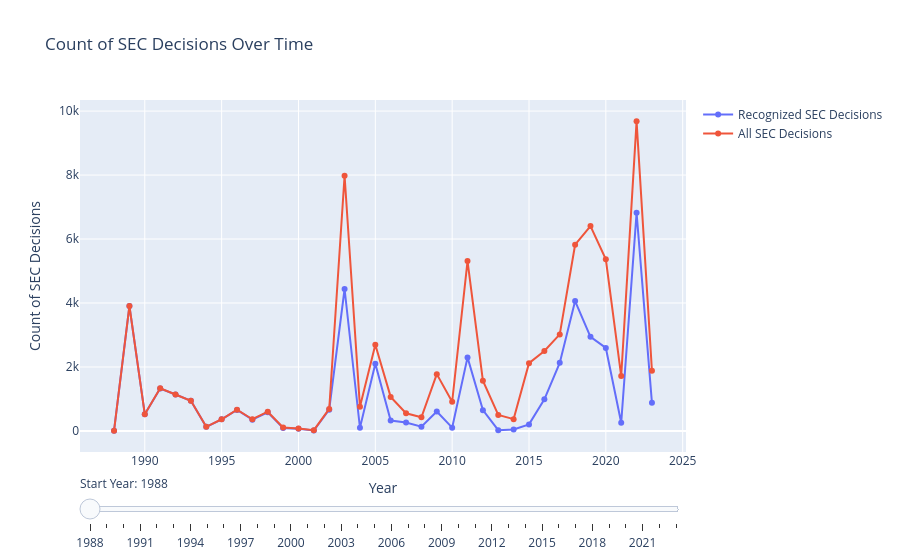

The notebook cell this image was saved under:
### Code cell
import plotly.graph_objects as go
import pandas as pd

# Filter data for decisions recognized (decision=='Reconnue') and SEC peril
recognized_sec_df = df[(df['decision'] == 'Reconnue') & (df['code_peril'] == 'SEC')]

# Filter data for all SEC decisions
all_sec_df = df[df['code_peril'] == 'SEC']

# Count recognized SEC decisions per year
counts_per_year_sec_recognized = recognized_sec_df.groupby('event_year')['decision'].count()

# Count all SEC decisions per year
counts_per_year_sec_all = all_sec_df.groupby('event_year')['decision'].count()

# Create a DataFrame to combine the counts
combined_df = pd.DataFrame({'Recognized SEC': counts_per_year_sec_recognized,
                            'All SEC': counts_per_year_sec_all})

# Create the figure
fig = go.Figure()

# Add lines for recognized and all SEC decisions
fig.add_trace(go.Scatter(x=combined_df.index, y=combined_df['Recognized SEC'],
                           mode='lines+markers', name='Recognized SEC Decisions',
                           visible=True))

fig.add_trace(go.Scatter(x=combined_df.index, y=combined_df['All SEC'],
                           mode='lines+markers', name='All SEC Decisions',
                           visible=True))

# Create year ranges for slider
years = list(range(combined_df.index.min(), combined_df.index.max() + 1))

fig.update_layout(
    title='Count of SEC Decisions Over Time',
    xaxis_title='Year',
    yaxis_title='Count of SEC Decisions',

    sliders=[{
        'steps': [{'method': 'update', 'label': str(year), 'args': [
            {'x': [combined_df.index[combined_df.index >= year].tolist()],
             'x': [combined_df.index[combined_df.index >= year].tolist()]}
        ]} for year in years],
        'currentvalue': {'prefix': 'Start Year: '}
    }]
)

fig.show()

### Figure 1 — Plotly figure (JSON) as saved in the notebook; plotly's stock layout.template omitted (floating-point values rounded to 4 significant figures)
{"data": [{"mode": "lines+markers", "name": "Recognized SEC Decisions", "type": "scatter", "visible": true, "x": [1988, 1989, 1990, 1991, 1992, 1993, 1994, 1995, 1996, 1997, 1998, 1999, 2000, 2001, 2002, 2003, 2004, 2005, 2006, 2007, 2008, 2009, 2010, 2011, 2012, 2013, 2014, 2015, 2016, 2017, 2018, 2019, 2020, 2021, 2022, 2023], "y": [10, 3906, 524, 1327, 1139, 944, 129, 365, 656, 353, 583, 90, 69, 14, 666, 4438, 101, 2102, 326, 263, 133, 609, 103, 2300, 651, 23, 44, 206, 991, 2129, 4061, 2943, 2596, 259, 6820, 880]}, {"mode": "lines+markers", "name": "All SEC Decisions", "type": "scatter", "visible": true, "x": [1988, 1989, 1990, 1991, 1992, 1993, 1994, 1995, 1996, 1997, 1998, 1999, 2000, 2001, 2002, 2003, 2004, 2005, 2006, 2007, 2008, 2009, 2010, 2011, 2012, 2013, 2014, 2015, 2016, 2017, 2018, 2019, 2020, 2021, 2022, 2023], "y": [10, 3907, 524, 1337, 1140, 946, 131, 366, 663, 367, 603, 107, 76, 26, 688, 7978, 758, 2696, 1065, 553, 426, 1777, 913, 5310, 1573, 502, 370, 2120, 2502, 3019, 5822, 6405, 5365, 1717, 9679, 1881]}], "layout": {"sliders": [{"currentvalue": {"prefix": "Start Year: "}, "steps": [{"args": [{"x": [[1988, 1989, 1990, 1991, 1992, 1993, 1994, 1995, 1996, 1997, 1998, 1999, 2000, 2001, 2002, 2003, 2004, 2005, 2006, 2007, 2008, 2009, 2010, 2011, 2012, 2013, 2014, 2015, 2016, 2017, 2018, 2019, 2020, 2021, 2022, 2023]]}], "label": "1988", "method": "update"}, {"args": [{"x": [[1989, 1990, 1991, 1992, 1993, 1994, 1995, 1996, 1997, 1998, 1999, 2000, 2001, 2002, 2003, 2004, 2005, 2006, 2007, 2008, 2009, 2010, 2011, 2012, 2013, 2014, 2015, 2016, 2017, 2018, 2019, 2020, 2021, 2022, 2023]]}], "label": "1989", "method": "update"}, {"args": [{"x": [[1990, 1991, 1992, 1993, 1994, 1995, 1996, 1997, 1998, 1999, 2000, 2001, 2002, 2003, 2004, 2005, 2006, 2007, 2008, 2009, 2010, 2011, 2012, 2013, 2014, 2015, 2016, 2017, 2018, 2019, 2020, 2021, 2022, 2023]]}], "label": "1990", "method": "update"}, {"args": [{"x": [[1991, 1992, 1993, 1994, 1995, 1996, 1997, 1998, 1999, 2000, 2001, 2002, 2003, 2004, 2005, 2006, 2007, 2008, 2009, 2010, 2011, 2012, 2013, 2014, 2015, 2016, 2017, 2018, 2019, 2020, 2021, 2022, 2023]]}], "label": "1991", "method": "update"}, {"args": [{"x": [[1992, 1993, 1994, 1995, 1996, 1997, 1998, 1999, 2000, 2001, 2002, 2003, 2004, 2005, 2006, 2007, 2008, 2009, 2010, 2011, 2012, 2013, 2014, 2015, 2016, 2017, 2018, 2019, 2020, 2021, 2022, 2023]]}], "label": "1992", "method": "update"}, {"args": [{"x": [[1993, 1994, 1995, 1996, 1997, 1998, 1999, 2000, 2001, 2002, 2003, 2004, 2005, 2006, 2007, 2008, 2009, 2010, 2011, 2012, 2013, 2014, 2015, 2016, 2017, 2018, 2019, 2020, 2021, 2022, 2023]]}], "label": "1993", "method": "update"}, {"args": [{"x": [[1994, 1995, 1996, 1997, 1998, 1999, 2000, 2001, 2002, 2003, 2004, 2005, 2006, 2007, 2008, 2009, 2010, 2011, 2012, 2013, 2014, 2015, 2016, 2017, 2018, 2019, 2020, 2021, 2022, 2023]]}], "label": "1994", "method": "update"}, {"args": [{"x": [[1995, 1996, 1997, 1998, 1999, 2000, 2001, 2002, 2003, 2004, 2005, 2006, 2007, 2008, 2009, 2010, 2011, 2012, 2013, 2014, 2015, 2016, 2017, 2018, 2019, 2020, 2021, 2022, 2023]]}], "label": "1995", "method": "update"}, {"args": [{"x": [[1996, 1997, 1998, 1999, 2000, 2001, 2002, 2003, 2004, 2005, 2006, 2007, 2008, 2009, 2010, 2011, 2012, 2013, 2014, 2015, 2016, 2017, 2018, 2019, 2020, 2021, 2022, 2023]]}], "label": "1996", "method": "update"}, {"args": [{"x": [[1997, 1998, 1999, 2000, 2001, 2002, 2003, 2004, 2005, 2006, 2007, 2008, 2009, 2010, 2011, 2012, 2013, 2014, 2015, 2016, 2017, 2018, 2019, 2020, 2021, 2022, 2023]]}], "label": "1997", "method": "update"}, {"args": [{"x": [[1998, 1999, 2000, 2001, 2002, 2003, 2004, 2005, 2006, 2007, 2008, 2009, 2010, 2011, 2012, 2013, 2014, 2015, 2016, 2017, 2018, 2019, 2020, 2021, 2022, 2023]]}], "label": "1998", "method": "update"}, {"args": [{"x": [[1999, 2000, 2001, 2002, 2003, 2004, 2005, 2006, 2007, 2008, 2009, 2010, 2011, 2012, 2013, 2014, 2015, 2016, 2017, 2018, 2019, 2020, 2021, 2022, 2023]]}], "label": "1999", "method": "update"}, {"args": [{"x": [[2000, 2001, 2002, 2003, 2004, 2005, 2006, 2007, 2008, 2009, 2010, 2011, 2012, 2013, 2014, 2015, 2016, 2017, 2018, 2019, 2020, 2021, 2022, 2023]]}], "label": "2000", "method": "update"}, {"args": [{"x": [[2001, 2002, 2003, 2004, 2005, 2006, 2007, 2008, 2009, 2010, 2011, 2012, 2013, 2014, 2015, 2016, 2017, 2018, 2019, 2020, 2021, 2022, 2023]]}], "label": "2001", "method": "update"}, {"args": [{"x": [[2002, 2003, 2004, 2005, 2006, 2007, 2008, 2009, 2010, 2011, 2012, 2013, 2014, 2015, 2016, 2017, 2018, 2019, 2020, 2021, 2022, 2023]]}], "label": "2002", "method": "update"}, {"args": [{"x": [[2003, 2004, 2005, 2006, 2007, 2008, 2009, 2010, 2011, 2012, 2013, 2014, 2015, 2016, 2017, 2018, 2019, 2020, 2021, 2022, 2023]]}], "label": "2003", "method": "update"}, {"args": [{"x": [[2004, 2005, 2006, 2007, 2008, 2009, 2010, 2011, 2012, 2013, 2014, 2015, 2016, 2017, 2018, 2019, 2020, 2021, 2022, 2023]]}], "label": "2004", "method": "update"}, {"args": [{"x": [[2005, 2006, 2007, 2008, 2009, 2010, 2011, 2012, 2013, 2014, 2015, 2016, 2017, 2018, 2019, 2020, 2021, 2022, 2023]]}], "label": "2005", "method": "update"}, {"args": [{"x": [[2006, 2007, 2008, 2009, 2010, 2011, 2012, 2013, 2014, 2015, 2016, 2017, 2018, 2019, 2020, 2021, 2022, 2023]]}], "label": "2006", "method": "update"}, {"args": [{"x": [[2007, 2008, 2009, 2010, 2011, 2012, 2013, 2014, 2015, 2016, 2017, 2018, 2019, 2020, 2021, 2022, 2023]]}], "label": "2007", "method": "update"}, {"args": [{"x": [[2008, 2009, 2010, 2011, 2012, 2013, 2014, 2015, 2016, 2017, 2018, 2019, 2020, 2021, 2022, 2023]]}], "label": "2008", "method": "update"}, {"args": [{"x": [[2009, 2010, 2011, 2012, 2013, 2014, 2015, 2016, 2017, 2018, 2019, 2020, 2021, 2022, 2023]]}], "label": "2009", "method": "update"}, {"args": [{"x": [[2010, 2011, 2012, 2013, 2014, 2015, 2016, 2017, 2018, 2019, 2020, 2021, 2022, 2023]]}], "label": "2010", "method": "update"}, {"args": [{"x": [[2011, 2012, 2013, 2014, 2015, 2016, 2017, 2018, 2019, 2020, 2021, 2022, 2023]]}], "label": "2011", "method": "update"}, {"args": [{"x": [[2012, 2013, 2014, 2015, 2016, 2017, 2018, 2019, 2020, 2021, 2022, 2023]]}], "label": "2012", "method": "update"}, {"args": [{"x": [[2013, 2014, 2015, 2016, 2017, 2018, 2019, 2020, 2021, 2022, 2023]]}], "label": "2013", "method": "update"}, {"args": [{"x": [[2014, 2015, 2016, 2017, 2018, 2019, 2020, 2021, 2022, 2023]]}], "label": "2014", "method": "update"}, {"args": [{"x": [[2015, 2016, 2017, 2018, 2019, 2020, 2021, 2022, 2023]]}], "label": "2015", "method": "update"}, {"args": [{"x": [[2016, 2017, 2018, 2019, 2020, 2021, 2022, 2023]]}], "label": "2016", "method": "update"}, {"args": [{"x": [[2017, 2018, 2019, 2020, 2021, 2022, 2023]]}], "label": "2017", "method": "update"}, {"args": [{"x": [[2018, 2019, 2020, 2021, 2022, 2023]]}], "label": "2018", "method": "update"}, {"args": [{"x": [[2019, 2020, 2021, 2022, 2023]]}], "label": "2019", "method": "update"}, {"args": [{"x": [[2020, 2021, 2022, 2023]]}], "label": "2020", "method": "update"}, {"args": [{"x": [[2021, 2022, 2023]]}], "label": "2021", "method": "update"}, {"args": [{"x": [[2022, 2023]]}], "label": "2022", "method": "update"}, {"args": [{"x": [[2023]]}], "label": "2023", "method": "update"}]}], "title": {"text": "Count of SEC Decisions Over Time"}, "xaxis": {"title": {"text": "Year"}}, "yaxis": {"title": {"text": "Count of SEC Decisions"}}}}
